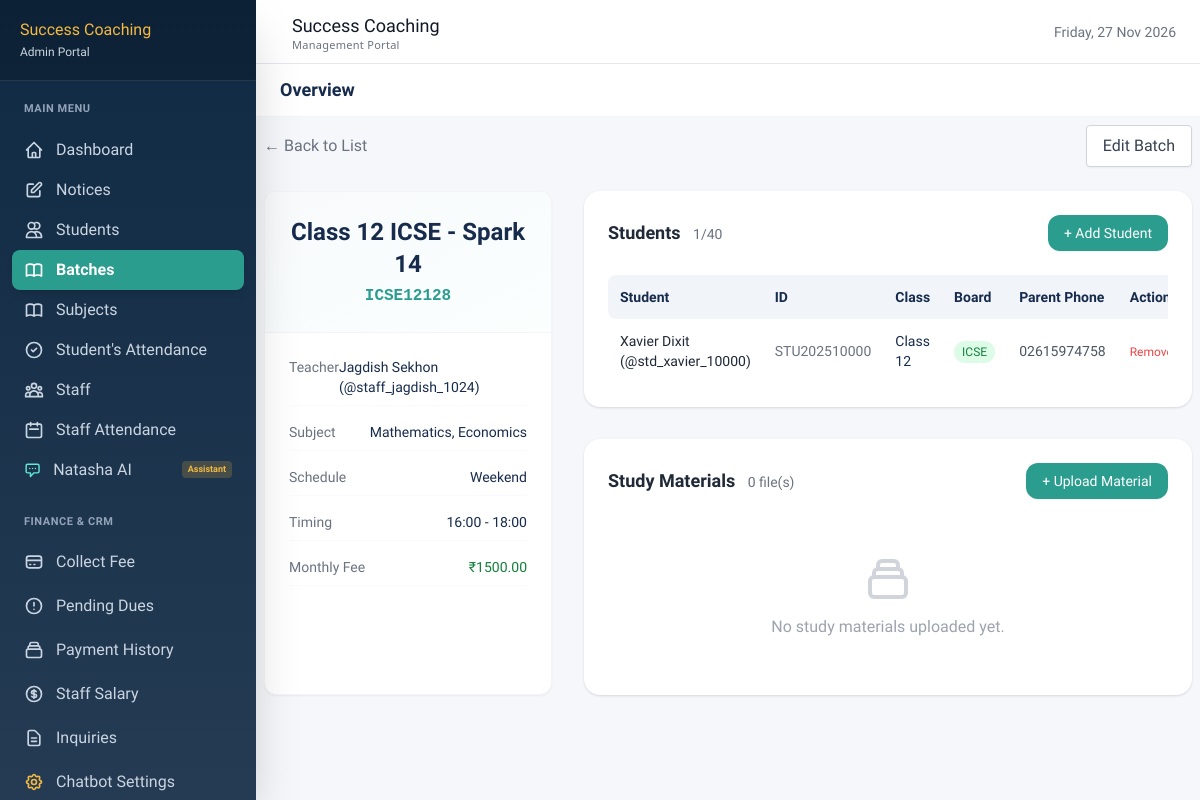
The app's page /dashboard/batches/15/ (signed in) with its own data.
### batches/models.py (models this page shows, shortened)
class Batch(models.Model):
    DAYS_CHOICES = [
        ('MWF', 'Mon-Wed-Fri'),
        ('TTS', 'Tue-Thu-Sat'),
        ('DAILY', 'Daily'),
        ('WEEKEND', 'Weekend'),
    ]
    TIME_SLOT_CHOICES = [
        ('morning', 'Morning (6AM–9AM)'),
        ('afternoon', 'Afternoon (12PM–3PM)'),
        ('evening', 'Evening (4PM–7PM)'),
    ]
    batch_name = models.CharField(max_length=100)
    batch_code = models.CharField(max_length=20, unique=True)
    class_level = models.CharField(max_length=5, choices=[(str(i), f'Class {i}') for i in range(5, 13)])
    board = models.CharField(max_length=10, choices=[('CBSE', 'CBSE'), ('ICSE', 'ICSE'), ('BOTH', 'Both')])
    subjects = models.ManyToManyField(Subject, blank=True)
    teacher = models.ForeignKey('staff.Staff', on_delete=models.SET_NULL, null=True)
    students = models.ManyToManyField('students.Student', blank=True, related_name='batches')
    days = models.CharField(max_length=20, choices=DAYS_CHOICES)
    time_slot = models.CharField(max_length=20, choices=TIME_SLOT_CHOICES)
    start_time = models.TimeField()
    end_time = models.TimeField()
    start_date = models.DateField()
    max_students = models.IntegerField(default=30)
    is_active = models.BooleanField(default=True)
    room_number = models.CharField(max_length=20, blank=True)
    monthly_fee = models.DecimalField(max_digits=8, decimal_places=2)

class Subject(models.Model):
    name = models.CharField(max_length=100)
    code = models.CharField(max_length=20)

### staff/models.py (models this page shows, shortened)
class Staff(models.Model):
    user = models.OneToOneField(settings.AUTH_USER_MODEL, on_delete=models.CASCADE)
    employee_id = models.CharField(max_length=20, unique=True)
    designation = models.CharField(max_length=100)
    subject_expertise = models.CharField(max_length=200)
    qualification = models.CharField(max_length=200)
    date_of_joining = models.DateField()
    salary = models.DecimalField(max_digits=10, decimal_places=2)
    is_active = models.BooleanField(default=True)
    address = models.TextField(blank=True)
    emergency_contact = models.CharField(max_length=15, blank=True)

### accounts/models.py (models this page shows)
class User(AbstractUser):
    ROLE_CHOICES = [('admin', 'Admin'), ('staff', 'Staff'), ('student', 'Student')]
    role = models.CharField(max_length=20, choices=ROLE_CHOICES, default='student')
    phone = models.CharField(max_length=15, blank=True)
    profile_photo = models.ImageField(upload_to='profiles/', blank=True, null=True)
    created_at = models.DateTimeField(auto_now_add=True)

### students/models.py (models this page shows, shortened)
class Student(models.Model):
    BOARD_CHOICES = [('CBSE', 'CBSE'), ('ICSE', 'ICSE')]
    CLASS_CHOICES = [(str(i), f'Class {i}') for i in range(5, 13)]
    user = models.OneToOneField(settings.AUTH_USER_MODEL, on_delete=models.CASCADE)
    student_id = models.CharField(max_length=20, unique=True)
    date_of_birth = models.DateField()
    board = models.CharField(max_length=10, choices=BOARD_CHOICES)
    current_class = models.CharField(max_length=5, choices=CLASS_CHOICES)
    school_name = models.CharField(max_length=200)
    parent_name = models.CharField(max_length=100)
    parent_phone = models.CharField(max_length=15)
    parent_email = models.EmailField(blank=True)
    address = models.TextField()
    admission_date = models.DateField(auto_now_add=True)
    is_active = models.BooleanField(default=True)
    photo = models.ImageField(upload_to='students/', blank=True, null=True)

### batches/views.py (the view)
# urls.py: path('<int:pk>/', views.batch_detail, name='batch_detail'),
@staff_or_admin_required
def batch_detail(request, pk):
    batch = get_object_or_404(Batch, pk=pk)
    already_in_batch = batch.students.values_list('id', flat=True)
    available_students = Student.objects.filter(
        is_active=True,
        current_class=batch.class_level,
    ).exclude(id__in=already_in_batch).select_related('user')
    return render(request, 'dashboard/batches/detail.html', {
        'batch': batch,
        'available_students': available_students,
        'readonly': request.user.role == 'staff',
    })

### accounts/context_processors.py (called while the page is built)
def dashboard_base(request):
    context = {}
    if not request.user.is_authenticated:
        context['base_template'] = 'base_dashboard.html'
        return context
    if request.user.role == 'staff':
        context['base_template'] = 'base_staff.html'
        context['active_notices'] = Notice.objects.filter(is_active=True)
    elif request.user.role == 'student':
        context['base_template'] = 'base_dashboard.html'
        context['active_notices'] = Notice.objects.filter(is_active=True, target_audience='all')
    else:
        context['base_template'] = 'base_dashboard.html'
        context['active_notices'] = Notice.objects.filter(is_active=True)
    return context

### templates/dashboard/batches/detail.html (shortened to what this page needs)
{% extends base_template %}
{% block content %}
<div class="mb-6 flex justify-between items-center">
    <a href="{% url 'batch_list' %}" class="text-gray-500 hover:text-secondary transition">&larr; Back to List</a>
    <a href="{% url 'batch_edit' batch.pk %}" class="bg-white border border-gray-300 text-gray-700 px-4 py-2 rounded font-medium hover:bg-gray-50 transition shadow-sm">Edit Batch</a>
</div>
<div class="grid grid-cols-1 lg:grid-cols-3 gap-8">
    <div class="bg-white rounded-xl shadow-sm border border-gray-100 overflow-hidden lg:col-span-1">
        <div class="p-6 bg-gradient-to-br from-slate-50 to-teal-50/30 border-b border-gray-100 text-center">
            <h2 class="text-2xl font-bold text-dark">{{ batch.batch_name }}</h2>
            <p class="text-secondary font-mono font-semibold mt-1">{{ batch.batch_code }}</p>
        </div>
        <div class="p-6 space-y-4 text-sm">
            <div class="flex justify-between border-b border-gray-50 pb-2">
                <span class="text-gray-500">Teacher</span>
                <span class="font-medium">{% if batch.teacher %}{{ batch.teacher.user.get_full_name }} (@{{ batch.teacher.user.username }}){% else %}Unassigned{% endif %}</span>
            </div>
            <div class="flex justify-between border-b border-gray-50 pb-2">
                <span class="text-gray-500">Subject</span>
                <span class="font-medium">
                    {% for sub in batch.subjects.all %}
                        {{ sub.name }}{% if not forloop.last %}, {% endif %}
                    {% empty %}N/A{% endfor %}
                </span>
            </div>
            <div class="flex justify-between border-b border-gray-50 pb-2">
                <span class="text-gray-500">Schedule</span>
                <span class="font-medium">{{ batch.get_days_display }}</span>
            </div>
            <div class="flex justify-between border-b border-gray-50 pb-2">
                <span class="text-gray-500">Timing</span>
                <span class="font-medium">{{ batch.start_time|time:"H:i" }} - {{ batch.end_time|time:"H:i" }}</span>
            </div>
            <div class="flex justify-between border-b border-gray-50 pb-2">
                <span class="text-gray-500">Monthly Fee</span>
                <span class="font-medium text-green-700">₹{{ batch.monthly_fee }}</span>
            </div>
        </div>
    </div>
    <div class="lg:col-span-2 space-y-8">
<div class="bg-white rounded-2xl shadow p-6">
  <div class="flex items-center justify-between mb-6">
    <h3 class="text-lg font-bold text-gray-800">
      Students
      <span class="text-sm font-normal text-gray-500 ml-2">
        {{ batch.students.count }}/{{ batch.max_students }}
      </span>
    </h3>
    {% if user.role == 'admin' %}
    <button
      onclick="document.getElementById('addStudentModal').classList.remove('hidden')"
      class="bg-secondary hover:bg-teal-700 text-white px-4 py-2 rounded-xl text-sm font-medium transition shadow-sm">
      + Add Student
    </button>
    {% endif %}
  </div>
  {% if batch.students.exists %}
  <div class="overflow-x-auto">
    <table class="w-full text-sm">
      <thead>
        <tr class="bg-slate-100 text-dark">
          <th class="text-left p-3 rounded-l-lg">Student</th>
          <th class="text-left p-3">ID</th>
          <th class="text-left p-3">Class</th>
          <th class="text-left p-3">Board</th>
          <th class="text-left p-3">Parent Phone</th>
          {% if user.role == 'admin' %}
          <th class="text-left p-3 rounded-r-lg">Action</th>
          {% endif %}
        </tr>
      </thead>
      <tbody class="divide-y divide-gray-100">
        {% for student in batch.students.all %}
        <tr class="hover:bg-gray-50">
          <td class="p-3">
            <a href="{% url 'student_detail' student.id %}"
               class="font-medium text-gray-800 hover:text-secondary">
              {{ student.user.get_full_name }} (@{{ student.user.username }})
            </a>
          </td>
          <td class="p-3 text-gray-500">{{ student.student_id }}</td>
          <td class="p-3">Class {{ student.current_class }}</td>
          <td class="p-3">
            <span class="px-2 py-1 rounded-full text-xs font-medium
              {% if student.board == 'CBSE' %}bg-blue-100 text-blue-700
              {% else %}bg-green-100 text-green-700{% endif %}">
              {{ student.board }}
            </span>
          </td>
          <td class="p-3 text-gray-600">{{ student.parent_phone }}</td>
          {% if user.role == 'admin' %}
          <td class="p-3">
            <form method="post"
                  action="{% url 'batch_remove_student' batch.id student.id %}"
                  onsubmit="return confirm('Remove {{ student.user.get_full_name }} (@{{ student.user.username }}) from this batch?')">
              <button type="submit"
                      class="text-red-500 hover:text-red-700 text-xs font-medium">
                Remove
              </button>
            </form>
          </td>
          {% endif %}
        </tr>
        {% endfor %}
      </tbody>
    </table>
  </div>
  {% else %}
  <div class="text-center py-12 text-gray-400">
    <p class="text-4xl mb-2">👨‍🎓</p>
    <p class="font-medium">No students in this batch yet.</p>
    <p class="text-sm">Click "Add Student" to enroll students.</p>
  </div>
  {% endif %}
</div>
<div class="bg-white rounded-2xl shadow p-6 mt-8">
  <div class="flex items-center justify-between mb-6">
    <h3 class="text-lg font-bold text-gray-800">
      Study Materials
      <span class="text-sm font-normal text-gray-500 ml-2">
        {{ batch.study_materials.count }} file(s)
      </span>
    </h3>
    <a href="{% url 'upload_material' batch.id %}" class="bg-secondary hover:bg-teal-700 text-white px-4 py-2 rounded-xl text-sm font-medium transition shadow-sm">
      + Upload Material
    </a>
  </div>
  {% if batch.study_materials.exists %}
  <div class="grid grid-cols-1 md:grid-cols-2 gap-4">
    {% for material in batch.study_materials.all %}
    <div class="border border-gray-200 rounded-xl p-4 flex items-start gap-4 hover:border-secondary/30 transition">
      <div class="w-10 h-10 bg-teal-50 text-secondary border border-teal-100 rounded-lg flex items-center justify-center shrink-0">
  <svg class="w-6 h-6" fill="none" stroke="currentColor" viewBox="0 0 24 24">
    <path stroke-linecap="round" stroke-linejoin="round" stroke-width="2" d="M7 21h10a2 2 0 002-2V9.414a1 1 0 00-.293-.707l-5.414-5.414A1 1 0 0012.586 3H7a2 2 0 00-2 2v14a2 2 0 002 2z"></path>
  </svg>
</div>
      <div class="flex-1">
        <a href="{{ material.file.url }}" target="_blank" class="font-bold text-gray-800 hover:text-secondary">{{ material.title }}</a>
        {% if material.description %}<p class="text-xs text-gray-500 mt-1">{{ material.description }}</p>{% endif %}
        <p class="text-xs text-gray-400 mt-2">Uploaded by {{ material.uploaded_by.get_full_name|default:material.uploaded_by.username }} on {{ material.uploaded_at|date:"M d, Y" }}</p>
      </div>
      <a href="{% url 'delete_material' material.id %}" onclick="return confirm('Are you sure you want to delete this material?');" class="text-red-500 hover:text-red-700 text-xs font-medium">Delete</a>
    </div>
    {% endfor %}
  </div>
  {% else %}
  <div class="text-center py-8 text-gray-400">
    <p class="font-medium">No study materials uploaded yet.</p>
  </div>
  {% endif %}
</div>
    </div>
</div>
{% endblock %}

### templates/base_dashboard.html (style rules this page uses)
body { font-family: 'Hind', sans-serif; color: #172B4D; background-color: #F5F7FA; }

### records on screen
Batch: batch_name "Class 12 ICSE - Spark 14", batch_code "ICSE12128", teacher.user.get_full_name "Jagdish Sekhon", teacher.user.username "staff_jagdish_1024", days "Weekend", start_time "16:00", end_time "18:00", monthly_fee "1500.00", students.count "1", max_students "40", study_materials.count "0"
Subject: name "Mathematics"
Subject: name "Economics"
Student: user.get_full_name "Xavier Dixit", user.username "std_xavier_10000", student_id "STU202510000", current_class "12", board "ICSE", parent_phone "02615974758"
